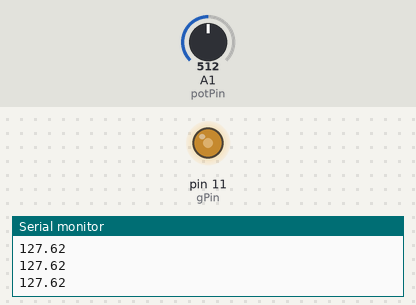
Recording of a sketch running on a simulated Arduino Uno, built with avr-gcc and run on an emulated ATmega328P. Shown: output pins drawn as LEDs (lit = HIGH), the last lines printed to the serial monitor. The inputs (shaded band) are chosen by the test bench; at power-on: A1 (potPin) = 512.

Above: at 1.2 s.
1.3 s: A1 (potPin) set to 716
At 1.9 s:
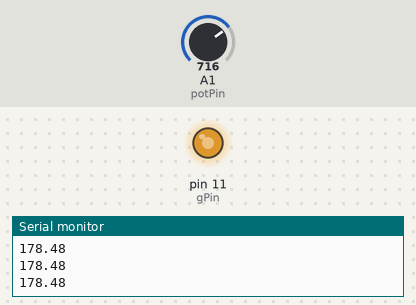
2.8 s: A1 (potPin) set to 900
At 3.4 s:
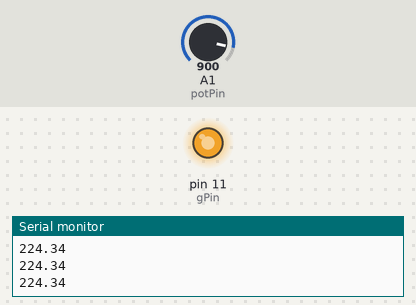
4.3 s: A1 (potPin) set to 122
At 4.9 s:
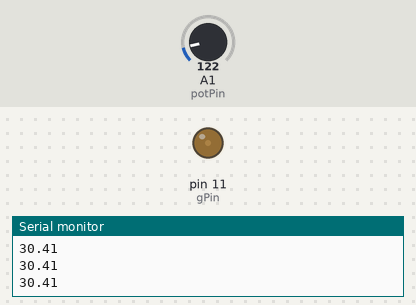
5.8 s: A1 (potPin) set to 0
At 6.3 s:
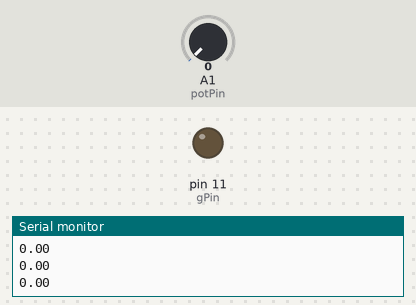
7.3 s: A1 (potPin) set to 511
At 7.7 s:
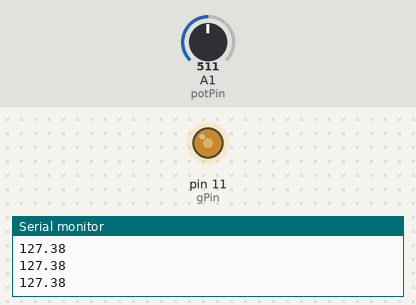
Timing chart, 0 to 9.8 s (numbered marks = the images above; inputs shaded):
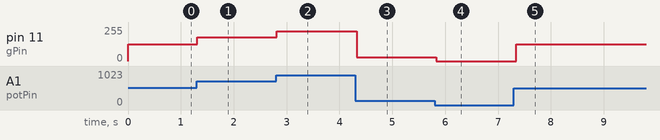

The sketch:

sketch_potentiometer_fadin_basic.ino
```cpp
int potPin=A1;
int gPin=11;
int potVal;
float LEDVal;
int t=100;
void setup() {
  pinMode(potPin,INPUT);
  pinMode(gPin,OUTPUT);
  Serial.begin(9600);
}

void loop() {
  potVal=analogRead(potPin);
  LEDVal=(255./1023.)*potVal;
  analogWrite(gPin,LEDVal);
  Serial.println(LEDVal);
  delay(t);
}
```

Measured:
- after the input at 1.3 s, pin 11 (gPin): 127/255 → 178/255 at once
- after the input at 2.8 s, pin 11 (gPin): 178/255 → 224/255 at once
- after the input at 4.3 s, pin 11 (gPin): 224/255 → 30/255 at once
- after the input at 5.8 s, pin 11 (gPin): 30/255 → 0/255 at once
- after the input at 7.3 s, pin 11 (gPin): 0/255 → 127/255 at once
